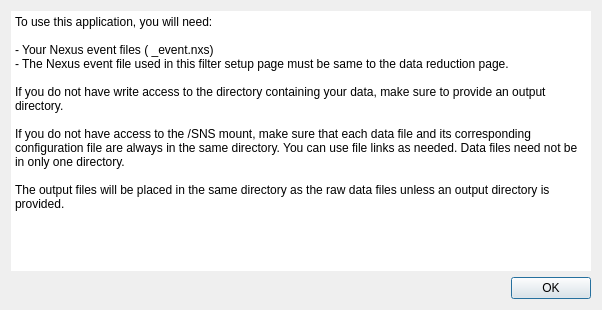
<?xml version="1.0" encoding="UTF-8"?>
<ui version="4.0">
 <class>Dialog</class>
 <widget class="QDialog" name="Dialog">
  <property name="geometry">
   <rect>
    <x>0</x>
    <y>0</y>
    <width>602</width>
    <height>310</height>
   </rect>
  </property>
  <property name="palette">
   <palette>
    <active>
     <colorrole role="Base">
      <brush brushstyle="SolidPattern">
       <color alpha="255">
        <red>242</red>
        <green>241</green>
        <blue>241</blue>
       </color>
      </brush>
     </colorrole>
    </active>
    <inactive>
     <colorrole role="Base">
      <brush brushstyle="SolidPattern">
       <color alpha="255">
        <red>255</red>
        <green>255</green>
        <blue>255</blue>
       </color>
      </brush>
     </colorrole>
    </inactive>
    <disabled>
     <colorrole role="Base">
      <brush brushstyle="SolidPattern">
       <color alpha="255">
        <red>255</red>
        <green>255</green>
        <blue>255</blue>
       </color>
      </brush>
     </colorrole>
    </disabled>
   </palette>
  </property>
  <property name="windowTitle">
   <string>Filter help</string>
  </property>
  <layout class="QVBoxLayout" name="verticalLayout">
   <item>
    <widget class="QPlainTextEdit" name="plainTextEdit">
     <property name="frameShape">
      <enum>QFrame::NoFrame</enum>
     </property>
     <property name="frameShadow">
      <enum>QFrame::Plain</enum>
     </property>
     <property name="plainText">
      <string>To use this application, you will need:

- Your Nexus event files ( _event.nxs)
- The Nexus event file used in this filter setup page must be same to the data reduction page.

If you do not have write access to the directory containing your data, make sure to provide an output directory.

If you do not have access to the /SNS mount, make sure that each data file and its corresponding configuration file are always in the same directory. You can use file links as needed. Data files need not be in only one directory.

The output files will be placed in the same directory as the raw data files unless an output directory is provided.</string>
     </property>
     <property name="textInteractionFlags">
      <set>Qt::NoTextInteraction</set>
     </property>
     <property name="backgroundVisible">
      <bool>false</bool>
     </property>
    </widget>
   </item>
   <item>
    <widget class="QDialogButtonBox" name="buttonBox">
     <property name="orientation">
      <enum>Qt::Horizontal</enum>
     </property>
     <property name="standardButtons">
      <set>QDialogButtonBox::Ok</set>
     </property>
    </widget>
   </item>
  </layout>
 </widget>
 <resources/>
 <connections>
  <connection>
   <sender>buttonBox</sender>
   <signal>rejected()</signal>
   <receiver>Dialog</receiver>
   <slot>reject()</slot>
   <hints>
    <hint type="sourcelabel">
     <x>316</x>
     <y>260</y>
    </hint>
    <hint type="destinationlabel">
     <x>286</x>
     <y>274</y>
    </hint>
   </hints>
  </connection>
  <connection>
   <sender>buttonBox</sender>
   <signal>accepted()</signal>
   <receiver>Dialog</receiver>
   <slot>accept()</slot>
   <hints>
    <hint type="sourcelabel">
     <x>248</x>
     <y>254</y>
    </hint>
    <hint type="destinationlabel">
     <x>157</x>
     <y>274</y>
    </hint>
   </hints>
  </connection>
 </connections>
</ui>
